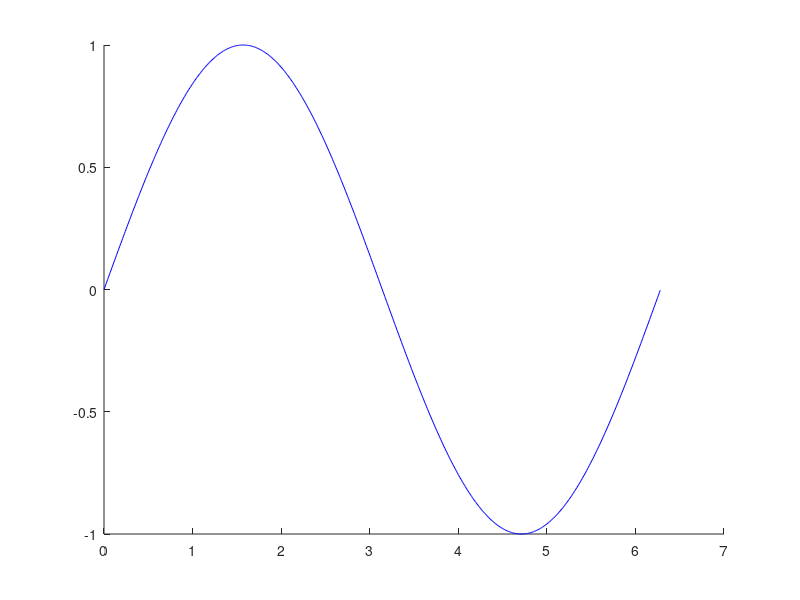

Write MATLAB code to recreate this figure. (Note: this script raises an error after producing the figure.)
function PrincipalTaylor
    clear all
    close all
    n=20;
    x=0:0.01:2*pi;
    xp=0:0.1:2*pi;
    figure(1)
    hold on
    plot(x,sin(x),'b')
    plot(xp,Taylor(xp,n,'sinus'),'r*')
    
    figure(2)
    hold on
    plot(x,cos(x),'b')
    plot(xp,Taylor(xp,n,'cosinus'),'r*')
    
    x=-5:0.01:5;
    xp=-5:0.1:5;
    figure(3)
    hold on
    plot(x,exp(x),'b')
    plot(xp,Taylor(xp,n,'exponent'),'r*')
